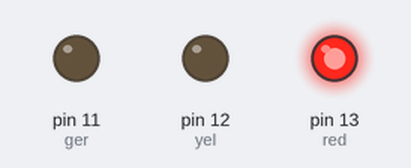
Simulated run of this sketch. Board: Arduino Uno, built with avr-gcc and run on an emulated ATmega328P. On the bench: output pins drawn as LEDs (lit = HIGH).

Above: at 2.5 s.
At 9.5 s:
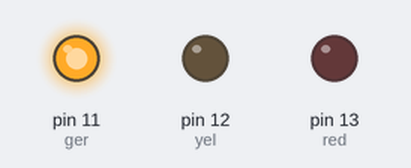
At 13.0 s:
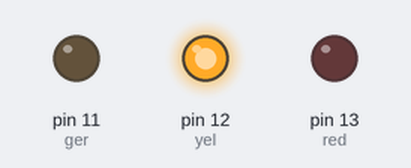
Timing chart, 0 to 18.2 s (numbered marks = the images above):
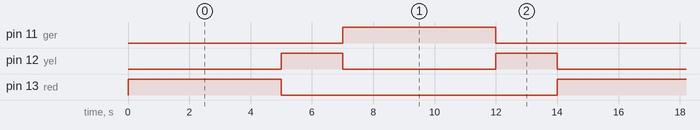

Measured:
- by itself, pin 11 (ger), pin 13 (red): alternates HIGH for 5.0 s and LOW for 9.0 s
- by itself, pin 12 (yel): alternates HIGH for 2.0 s and LOW for 5.0 s
- by itself, everything shown: repeats every 14.0 s, in 4 steps

The sketch:

TEAFFIC.ino
```cpp
#define red 13
#define yel 12
#define ger 11

void setup()
{
 pinMode(red,OUTPUT);
 pinMode(yel,OUTPUT);
 pinMode(ger,OUTPUT);
}

void loop()
{
  digitalWrite(red,HIGH);
  digitalWrite(yel,LOW);
  digitalWrite(ger,LOW);
  delay(5000);

  digitalWrite(red,LOW);
  digitalWrite(yel,HIGH);
  digitalWrite(ger,LOW);
  delay(2000);

  digitalWrite(red,LOW);
  digitalWrite(yel,LOW);
  digitalWrite(ger,HIGH);
  delay(5000);

  digitalWrite(red,LOW);
  digitalWrite(yel,HIGH);
  digitalWrite(ger,LOW);
  delay(2000);
}
```
